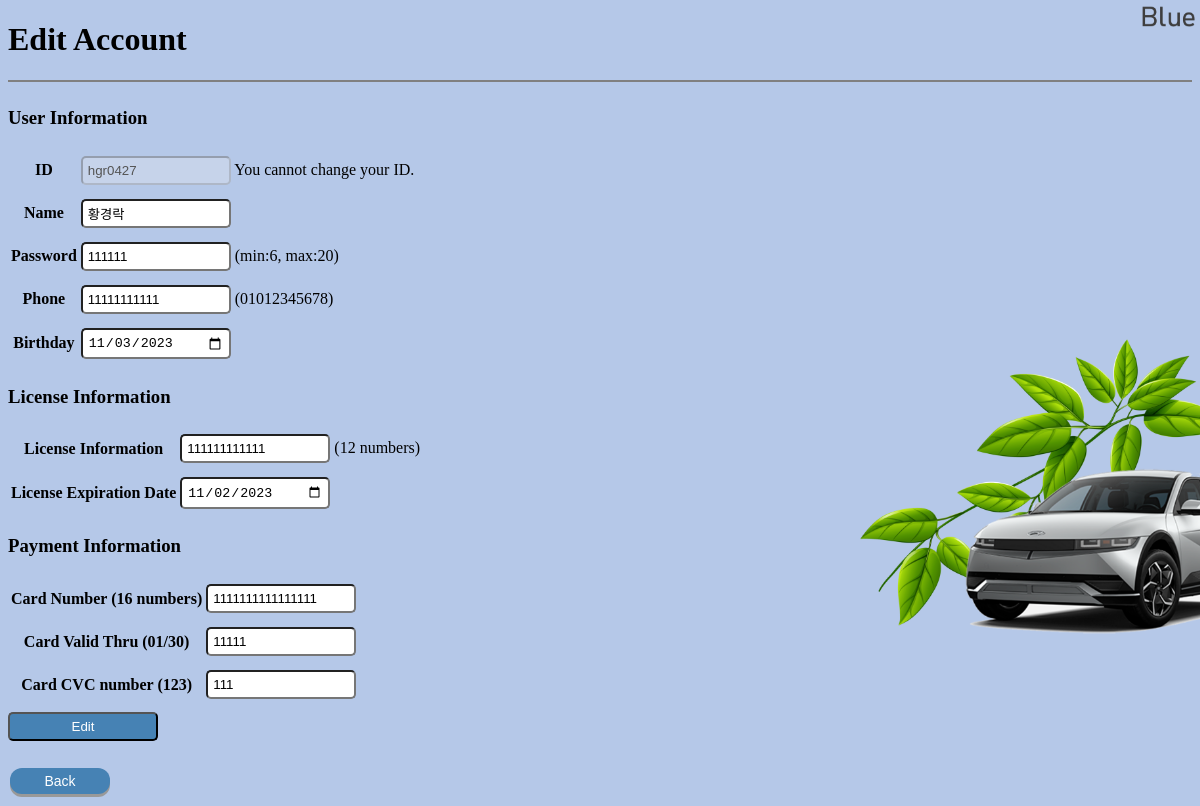
Page /user/account/edit (signed in) on the committed database.
### tables this page shows
CREATE TABLE user (
            id VARCHAR PRIMARY KEY NOT NULL,
            name VARCHAR NOT NULL,
            passwd VARCHAR NOT NULL,
            phone VARCHAR NOT NULL,
            birthday DATE NOT NULL
        );

CREATE TABLE license (
            user_id VARCHAR PRIMARY KEY NOT NULL,
            license_num VARCHAR NOT NULL,
            expiration_date DATE NOT NULL,
            FOREIGN KEY (user_id) REFERENCES user(id)
        );

CREATE TABLE payment (
            user_id VARCHAR PRIMARY KEY NOT NULL,
            card_num VARCHAR NOT NULL,
            card_valid_thru VARCHAR NOT NULL,
            card_cvc VARCHAR NOT NULL,
            FOREIGN KEY (user_id) REFERENCES user(id)
        );

### user_auth_router.py (the view)
@user_auth_bp.route('/user/account/edit')
def root_user_account_edit():
    if session.get('user_session'):
        conn = sqlite3.connect('data/data.db')
        cursor = conn.cursor()
        user_id = session['user_session'][0]
        cursor.execute('''SELECT name, passwd, phone, birthday
                          FROM user
                          WHERE id=?''',
                       (user_id,))
        user = cursor.fetchone()
        cursor.execute('''SELECT license_num, expiration_date
                          FROM license
                          WHERE user_id=?''',
                       (user_id,))
        license = cursor.fetchone()
        cursor.execute('''SELECT card_num, card_valid_thru, card_cvc
                          FROM payment
                          WHERE user_id=?''',
                       (user_id,))
        payment = cursor.fetchone()
        conn.close()
        return render_template('user/auth/account_edit_form.html', user=user, license=license, payment=payment)
    else:
        return render_template('user/auth/login_form.html')

### templates/user/auth/account_edit_form.html (shortened to what this page needs)
<!DOCTYPE html>
<html lang="en">
    <head>
        <link rel="stylesheet" type="text/css" href="/static/css/style.css">
    </head>
    <body>
        <h1>Edit Account</h1>
        <hr>
        <form method="post" action="/user/account/edit/process">
            <h3>User Information</h3>
            <table>
                <tr>
                    <th>ID</th>
                    <td><input type="text" name="id" id="id" value="{{ session['user_session'][0] }}" disabled> You cannot change your ID.</td>
                </tr>
                <tr>
                    <th>Name</th>
                    <td><input type="text" name="name" id="name" required maxlength="20" value="{{ user[0] }}"></td>
                </tr>
                <tr>
                    <th>Password</th>
                    <td><input type="text" name="passwd" id="passwd" required minlength="6" maxlength="20" value="{{ user[1] }}"> (min:6, max:20)</td>
                </tr>
                <tr>
                    <th>Phone</th>
                    <td><input type="text" name="phone" id="phone" required minlength="11" maxlength="11" value="{{ user[2] }}"> (01012345678)</td>
                </tr>
                <tr>
                    <th>Birthday</th>
                    <td><input type="date" name="birthday" id="birthday" required value="{{ user[3] }}"></td>
                </tr>
            </table>
            <h3>License Information</h3>
            <table>
                <tr>
                    <th>License Information</th>
                    <td><input type="text" name="license_num" id="license_num" required minlength="12" maxlength="12" value="{{ license[0] }}"> (12 numbers)</td>
                </tr>
                <tr>
                    <th>License Expiration Date</th>
                    <td> <input type="date" name="expiration_date" id="expiration_date" required value="{{ license[1] }}"></td>
                </tr>
            </table>
            <h3>Payment Information</h3>
            <table>
                <tr>
                    <th>Card Number (16 numbers)</th>
                    <td><input type="text" name="card_num" id="card_num" required minlength="16" maxlength="16" value="{{ payment[0] }}"></td>
                </tr>
                <tr>
                    <th>Card Valid Thru (01/30)</th>
                    <td><input type="text" name="card_valid_thru" id="card_valid_thru" required minlength="5" maxlength="5" value="{{ payment[1] }}"></td>
                </tr>
                <tr>
                    <th>Card CVC number (123)</th>
                    <td><input type="text" name="card_cvc" id="card_cvc" required minlength="3" maxlength="3" value="{{ payment[2] }}"></td>
                </tr>
            </table>
            <input type="submit" value="Edit">
        </form>
        <br>
        <a href="/user/account"><button>Back</button></a>
    </body>
</html>

### static/css/style.css (style rules this page uses)
body { background-color: #B3C9E6; background-image: url('/static/images/clientbackground.png'); background-size: cover; background-repeat: no-repeat; }
button { background-color: steelblue; border: none; color: white; padding: 5px 10px; text-align: center; text-decoration: none; display: inline-block; font-size: 14px; margin: 4px 2px; cursor: pointer; border-radius: 12px; box-shadow: 0 3px #999; width:100px; }
hr { border: 1px solid gray; margin-bottom: 25px; }
input { width: 150px; padding: 5px; margin: 5px 0; box-sizing: border-box; border-radius: 5px; }
input[type="submit"] { background-color: steelblue; color: white; }

### rows in the picture
user: name "황경락", passwd "111111", phone "11111111111", birthday "11/03/2023"
license: license_num "111111111111", expiration_date "11/02/2023"
payment: card_num "1111111111111111", card_valid_thru "11111", card_cvc "111"
